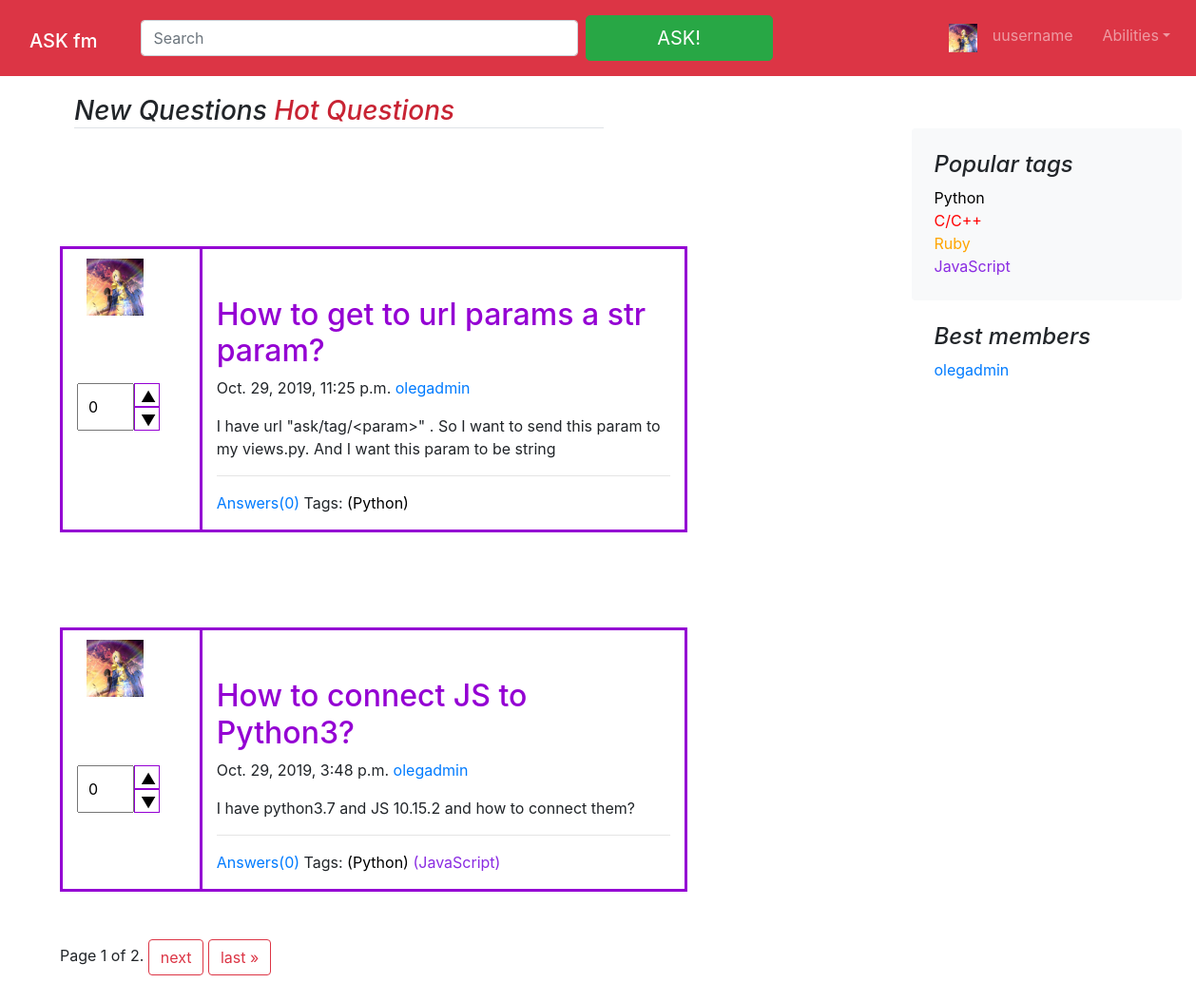
The app's page /, older data.
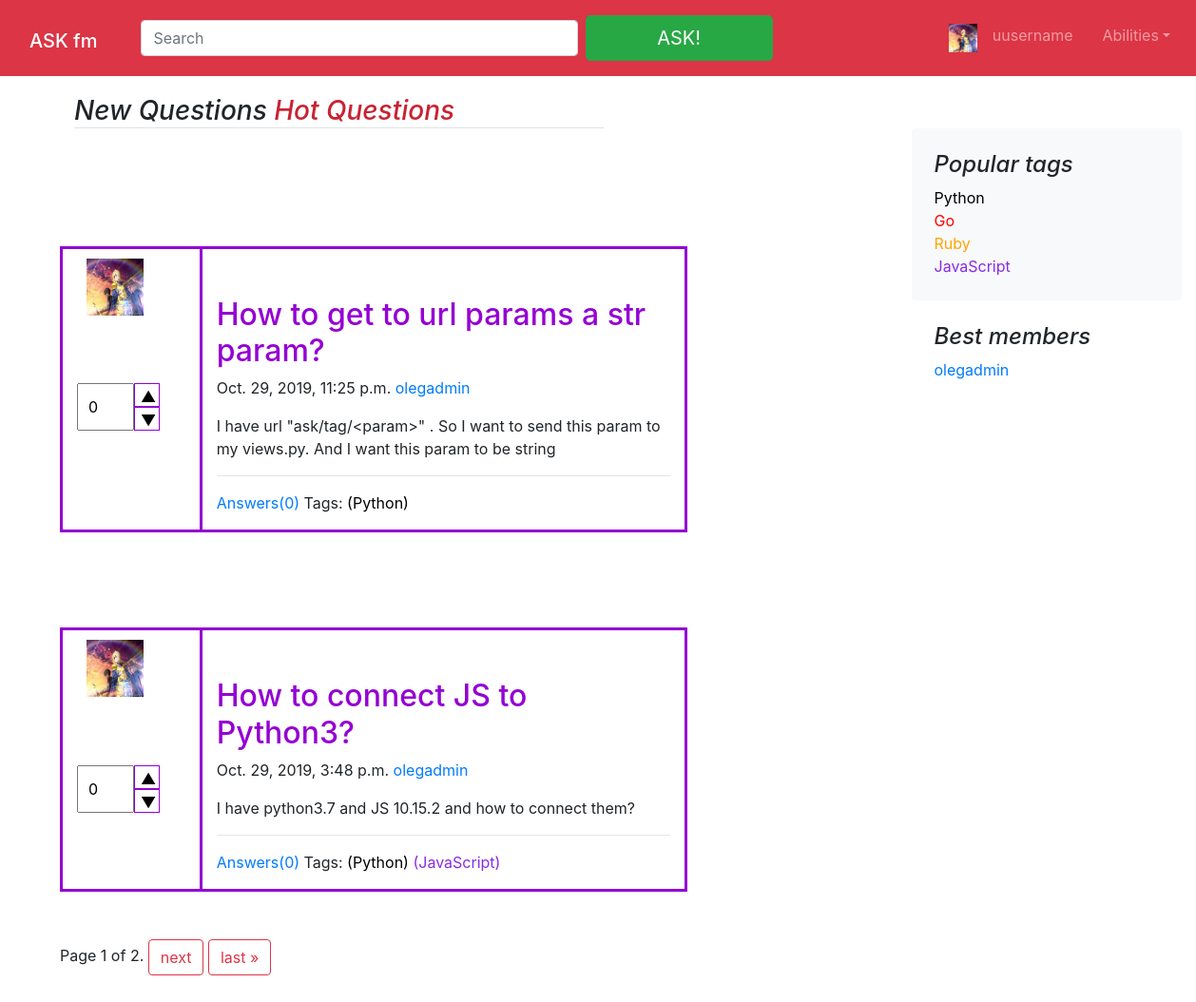
The same page, newer data.
### ask/models.py (models this page shows, shortened)
class Tag(models.Model):
    name = models.CharField(max_length=15)
    color = models.CharField(max_length=15)
    object1 = TagManager
    class Meta:
        verbose_name = 'Тег'
        verbose_name_plural = 'Теги'

### ask/views.py (the view)
# urls.py: url(r'^$', views.index, name='index'),
def index(request):
    q = Question.object1.besters()
    t = Tag.object1.besters()
    paginator = Paginator(q, 2)  # Show 2 contacts per page
    page = request.GET.get('page')
    question_list = paginator.get_page(page)
    return render(
        request,
        'ask/index.html', {
            'question_list': question_list,
            'tags': t,
            'users':User.objects.all()
        }
    )

### ask/models.py (called while the page is built)
    def besters():
        return Tag.objects.order_by('id')

    def besters():
        return Question.objects.order_by('-pub_date')

### ask/templates/ask/index.html (shortened to what this page needs)
{% extends './base.html' %}
{% block content %}
  <main role="main" class="container-fluid m-5">
  <div class="row">
    <div class="col-md-8 col-sm-8 blog-main">
      <h3 class="mb-4 font-italic border-bottom">
        New Questions
      <a style="color: #c82333" href="#">Hot Questions</a>
      </h3>
    </div>
{% for question in question_list %}
    <div class="container-fluid" style="margin-top: 0px">
      <div class="row">
        <div class="col col-2" style="border: 3px solid;border-color:darkviolet ;border-right: none">
         <a class="blog-post" href="#"><img src="/static/img/fffzRA7cwYA.jpg" width="60" height="60" style="margin: 10px"></a><br>
           <div class="btn-group" style="margin-top: 10%">
              <div><input class="inputer" style="width: 60px" type="number" id={{question.id}} value={{question.rating}}></div>
          <div class="btn-group-vertical" style="margin-right: 50px">
             <button onmouseover="this.style.backgroundColor='green'"; onmouseout="this.style.backgroundColor='white'" ;
                    style="height: 25px; width: 90%;" onclick="myFunction1({{question.id}})">▲</button>
            <button onmouseover="this.style.backgroundColor='red'"; onmouseout="this.style.backgroundColor='white'" ;
                    style="height: 25px; width: 90%;" onclick="myFunction2({{question.id}})">▼</button>
          </div>
        </div>
        </div>
        <div class="col col-7" style="border: 3px solid;border-color:darkviolet">
        <div class="blog-post">
        <h2><a style="color: darkviolet" href="{% url 'ask:question' question.id %}">{{question.title}}</a></h2>
        <p class="blog-post-meta">{{question.pub_date}}
          <a href="{% url 'ask:settings' %}">{{question.author}}</a>
        </p>
            {{question.text}}
          <hr>
            <p> <a href="{% url 'ask:question' question.id %}">Answers({{question.answer_set.count}})</a> Tags:
                {% for tag in question.tags.all%}
                <a href="{% url 'ask:tag' tag.name %}" style="color: {{tag.color}} ">({{tag.name}})</a>
            {% endfor%}
            </p>
      </div>
</div>
        </div>
 </div>
{% endfor %}
{% include "paginator.html" %}
  </div>
  </main>
{% endblock %}

### ask/templates/ask/base.html (shortened to what this page needs)
{% load static %}
<!doctype html>
<html lang="en">
  <head>
    <link rel="stylesheet" href="{% static 'css/bootstrap.min.css' %}">
  </head>
  <body>
  <nav class="navbar navbar-expand-lg fixed-top navbar-dark bg-danger" style="margin-bottom: 1%">
    <h1><a class="navbar-brand col-3 col-sm-4 col-md-10" href="{% url 'ask:index' %}">ASK fm</a></h1>
    <form class="form-inline col-5 col-sm-5 col-md-5 col-lg-8 mr-sm-4 my-4 my-lg-2">
      <input class="form-control col-6 col-sm-5 col-md-7 mr-sm-2" type="text" placeholder="Search" aria-label="Search">
      <button class="btn btn-success btn-lg col-6 col-sm-5 col-md-3" href="{% url 'ask:ask' %}" type="submit">
        <a style="color: white" href="{% url 'ask:ask' %}">ASK!</a>
      </button>
    </form>
  <div class="col-3 col-sm-3 navbar-collapse offcanvas-collapse" id="navbarsExampleDefault">
    <ul class="navbar-nav mr-auto col-5">
      <li class="nav-item">
        <a class="nav-link" href="#"><img src="/static/img/fffzRA7cwYA.jpg" width="30" height="30"></a>
      </li>
      {% if user.is_authenticated %}
      <li class="nav-item">
        <a class="nav-link col-sm-4"  href="{% url 'ask:settings' %}">{{user.username}}</a>
      </li>
      {% else %}
      <li class="nav-item">
        <a class="nav-link col-sm-4"  href="#">uusername</a>
      </li>
  {% endif%}
      <li class="nav-item dropdown col-sm-4 ">
        <a class="nav-link dropdown-toggle" href="#" id="dropdown01" data-toggle="dropdown" aria-haspopup="true" aria-expanded="false">
          Abilities</a>
      </li>
    </ul>
  </div>
</nav>
  <div class="col-3 blog-sidebar float-right" style="margin-top: 85px;min-height: 500px">
      <div class="p-4 mb-8 bg-light rounded">
        <h4 class="font-italic">Popular tags</h4>
        {% for tag in tags %}
        <a href="{% url 'ask:tag' tag.name %}" ><p class="mb-0" style="color: {{tag.color}}"> {{tag.name}}</p></a>
        {% endfor %}
      </div>
    <div>
      <div class="p-4">
        <h4 class="font-italic">Best members</h4>
        <ol class="list-unstyled mb-0">
          {% for user in users%}
          <li><a href="{% url 'ask:settings' %}">{{user.username}}</a></li>
          {%endfor%}
        </ol>
      </div>
    </div>
    </div>
{% block content %}
{% endblock %}
  </body>
</html>

Row changes from the older to the newer data that the page shows:
changed Tag (number 2 of 4 on the later page): name "C/C++" → "Go"
